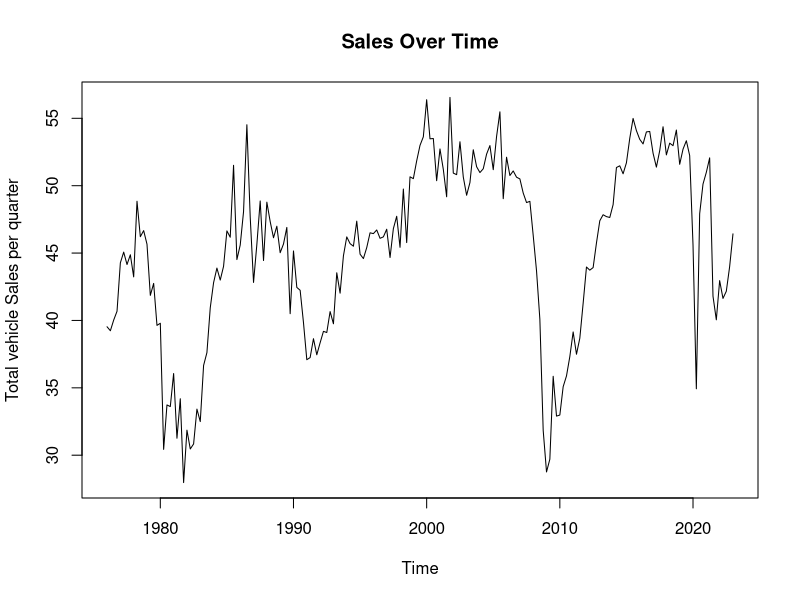
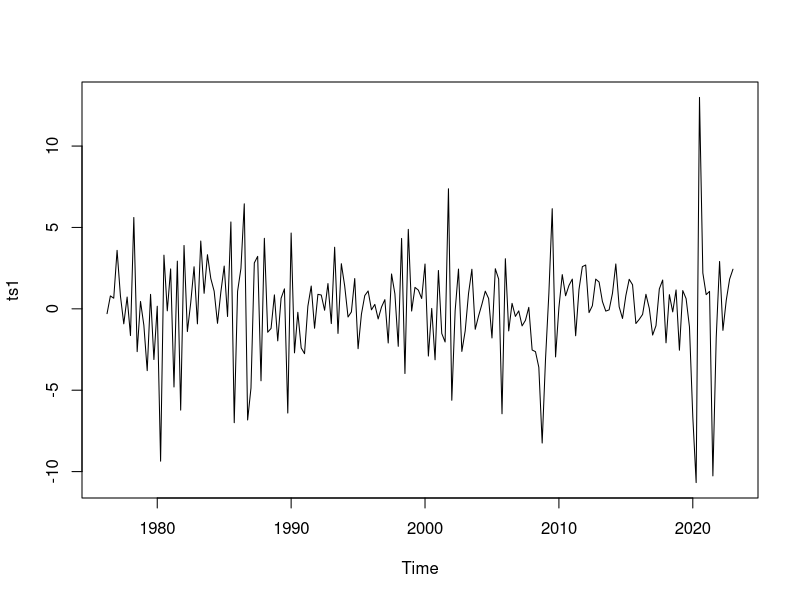
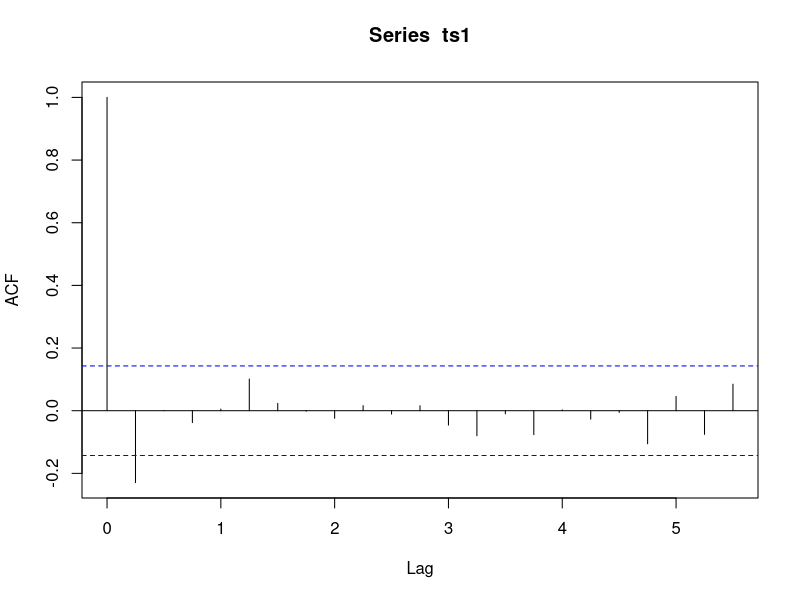
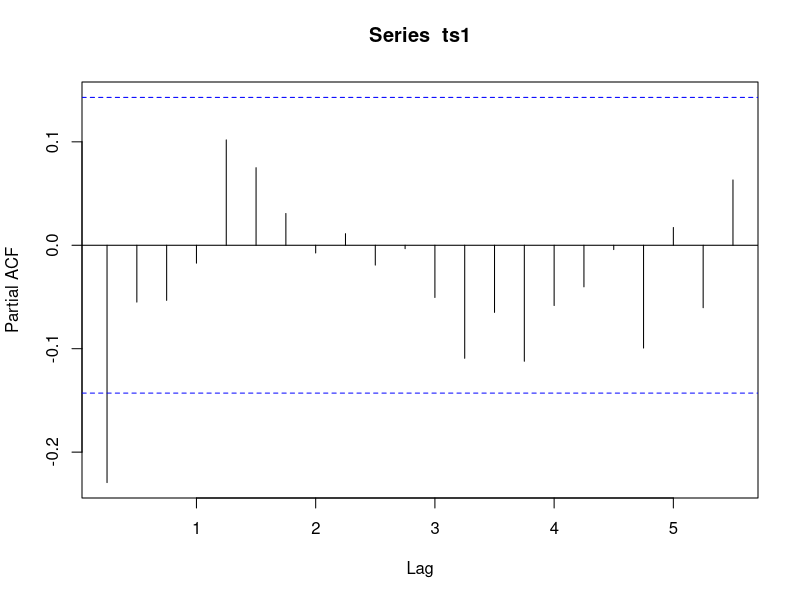
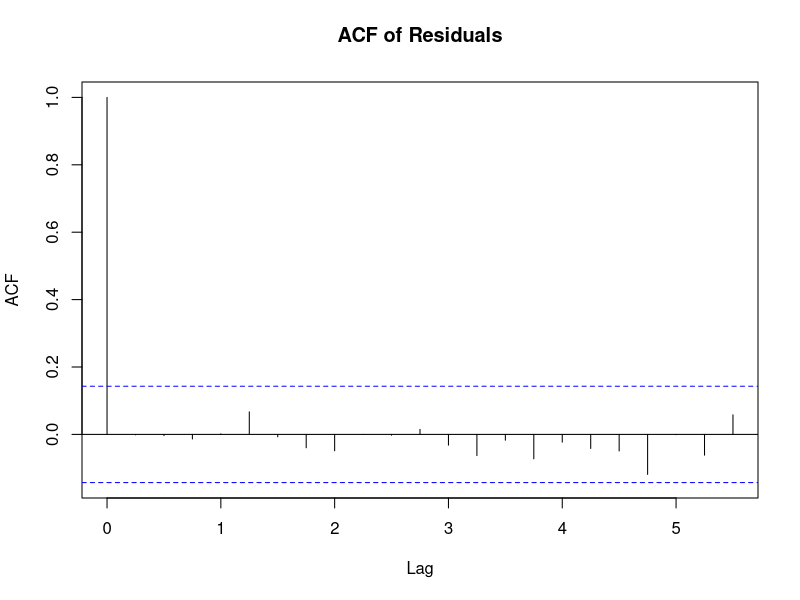
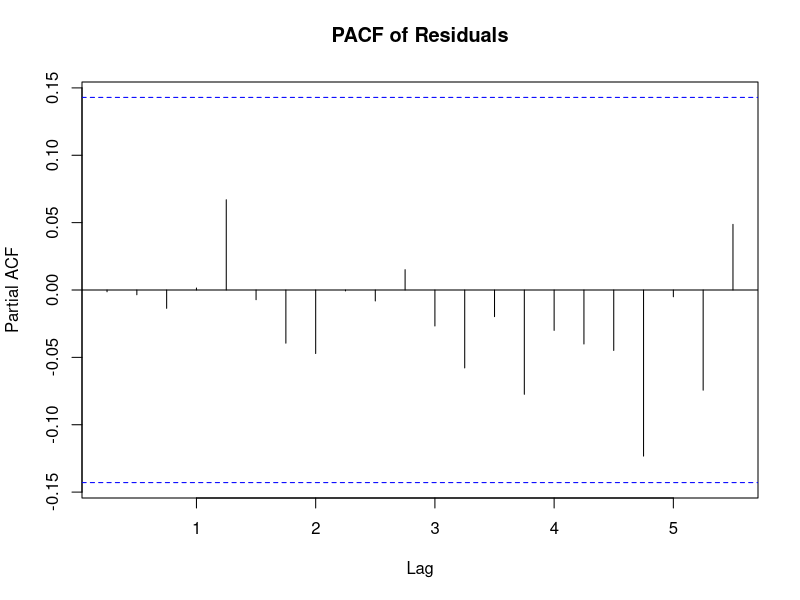
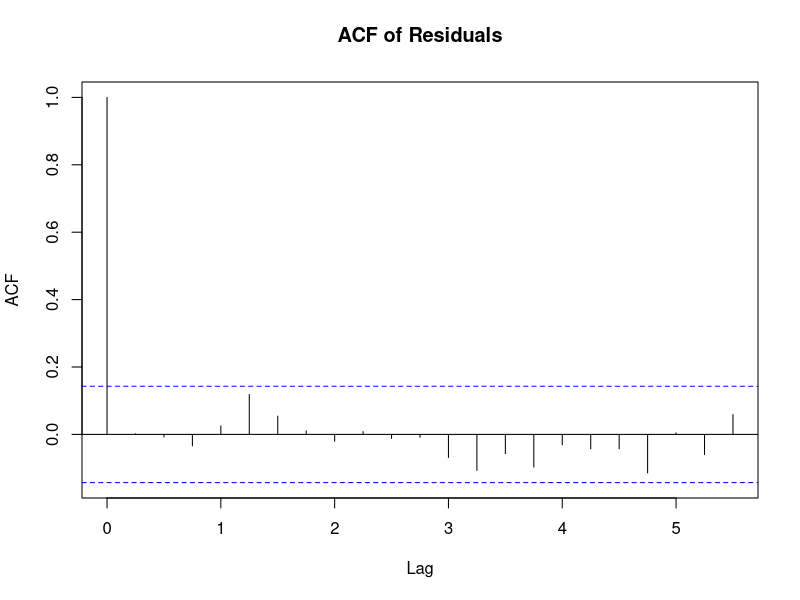
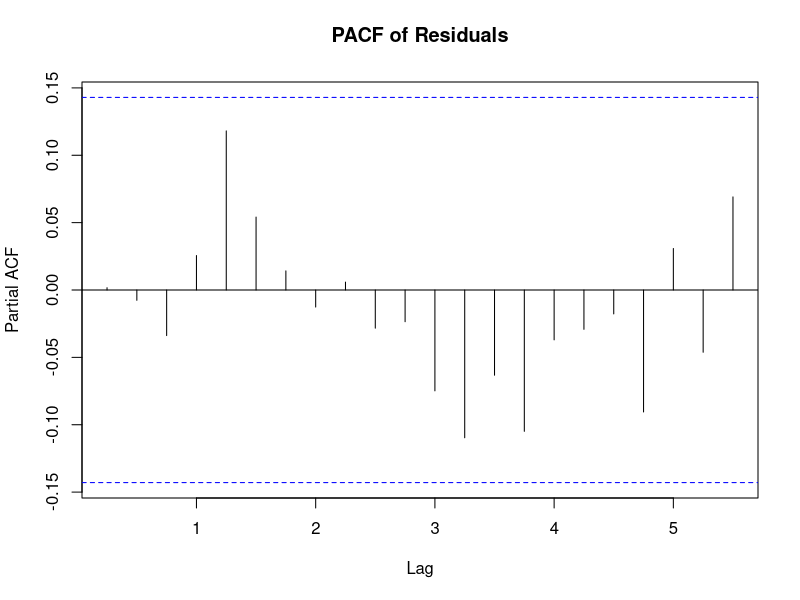

Write R code to recreate these figures, in order.
## ---- chunk 1
# imports
library(dplyr)
library(forecast)
library(urca)
## ---- chunk 2
getwd()
## ---- chunk 3
# upload data
total_sales <- read.csv('TOTALSA.csv')
head(total_sales)
## ---- chunk 4
# Convert Date into time format

total_sales$DATE <- as.Date(total_sales$DATE, format = "%d/%m/%Y")
class(total_sales$DATE)

## ---- chunk 5
# create time series
ts <- ts(total_sales$TOTALSA, start=c(1976,1),  frequency=4)
plot(ts, xlab = "Time", ylab = "Total vehicle Sales per quarter", main = "Sales Over Time")
## ---- chunk 6

## ---- chunk 7
# check if data is stationary
summary(ur.df(ts, lags=0))
## ---- chunk 8
# make data stationary via first difference
ts1 <- diff(ts)
plot(ts1)

# Augmented Dickey-Fuller
summary(ur.df(ts1, lags=0))
## ---- chunk 9
# acf and pacf (differenced ts)
acf(ts1)
pacf(ts1)
## ---- chunk 10
# create different models:

labels <- c()
r2 <- c()
aic <- c()
bic <- c()
mean_resd <- c()

for (m in c(1, 2, 3, 4, 5, 6)) {
  m1 <- arima(ts1, order=c(m, 0, 0))
  m2 <- arima(ts1, order=c(0, 0, m))
  m3 <- arima(ts1, order=c(1, 0, m))
  m4 <- arima(ts1, order=c(m, 0, m))
  
  # Correcting label concatenation
  labels <- c(labels, paste("AR(", m, ")", sep=""), paste("MA(", m, ")", sep=""), paste("ARMA(1,", m, ")", sep=""), paste("ARMA(", m, ",", m, ")", sep=""))
  
  # Calculate R^2 and ensure both series have no NA values for valid comparison
  r2 <- c(r2, cor(fitted(m1), ts1, use = "complete.obs")^2, cor(fitted(m2), ts1, use = "complete.obs")^2, cor(fitted(m3), ts1, use = "complete.obs")^2, cor(fitted(m4), ts1, use = "complete.obs")^2)
  
  aic <- c(aic, AIC(m1), AIC(m2), AIC(m3), AIC(m4))
  bic <- c(bic, BIC(m1), BIC(m2), BIC(m3), BIC(m4))
  mean_resd <- c(mean_resd, mean(residuals(m1)), mean(residuals(m2)), mean(residuals(m3)), mean(residuals(m4)))
}

# Creating the data frame to display results
all_models <- data.frame(labels, r2, aic, bic,mean_resd)
all_models

## ---- chunk 11
sorted_by_aic <- all_models[order(all_models$aic), ]
top_5_aic <- head(sorted_by_aic, 5)
top_5_aic
## ---- chunk 12

# Sorting by BIC and selecting the top 5
sorted_by_bic <- all_models[order(all_models$bic), ]
top_5_bic <- head(sorted_by_bic, 5)
top_5_bic
## ---- chunk 13
# acf and pacf of model residuals
model_finalarma3 <-  arima(ts1, order=c(3, 0, 3))
summary(model_finalarma3)


## ---- chunk 14
# acf and pacf of model residuals for best model ARMA(3,3)
residuals_arma3 <- residuals(model_finalarma3)
# Plot ACF
acf(residuals_arma3, main="ACF of Residuals")

# Plot PACF
pacf(residuals_arma3, main="PACF of Residuals")
## ---- chunk 15
# Q-Test of the residuals to confirm they resemble white noise
ljung_box_testarma3<- Box.test(residuals_arma3, type = "Ljung-Box", lag = 10)

# Print the results
print(ljung_box_testarma3)

## ---- chunk 16

model_finalma1 <-  arima(ts1, order=c(0, 0, 1))
summary(model_finalma1)
residuals_ma1 <- residuals(model_finalma1)
# Plot ACF
acf(residuals_ma1, main="ACF of Residuals")

# Plot PACF
pacf(residuals_ma1, main="PACF of Residuals")

# Q-Test of the residuals to confirm they resemble white noise
ljung_box_testma1 <- Box.test(residuals_ma1, type = "Ljung-Box", lag = 10)

# Print the results
print(ljung_box_testma1)

## ---- chunk 17

model_finalar1 <-  arima(ts1, order=c(1, 0, 0))
summary(model_finalar1)
residuals_ar1 <- residuals(model_finalar1)
# Plot ACF
acf(residuals_ar1, main="ACF of Residuals")

# Plot PACF
pacf(residuals_ar1, main="PACF of Residuals")

# Q-Test of the residuals to confirm they resemble white noise
ljung_box_testar1 <- Box.test(residuals_ar1, type = "Ljung-Box", lag = 10)

# Print the results
print(ljung_box_testar1)

## ---- chunk 18
# AIC and BIC of models

## ---- chunk 19

